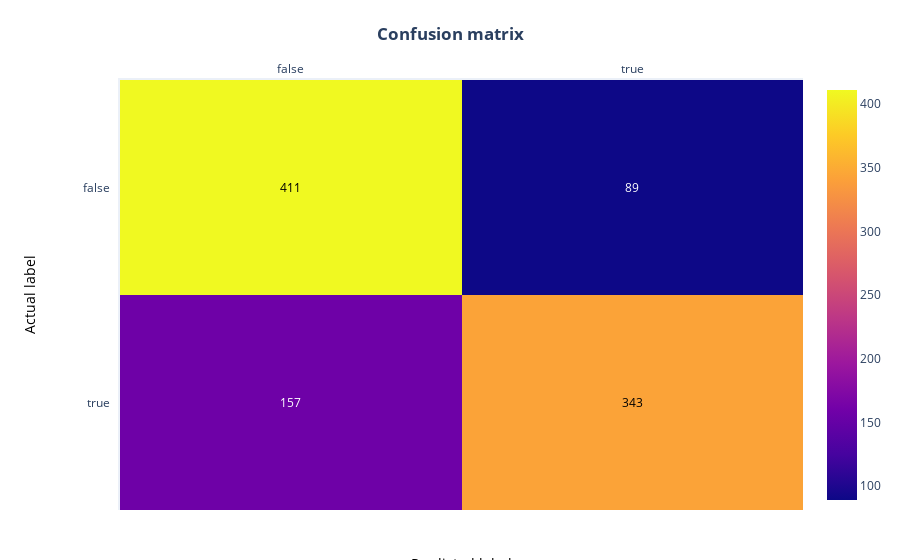

The code cell stored with this chart in its notebook:
### Markdown cell above
Como era de esperar, vemos una caída notable en la precisión al usar un conjunto diferente. Nuevamente, analicemos visualmente su rendimiento:

### Code cell
# plot new confusion matrix
# Create the list of unique labels in the test set to use in our plot
unique_targets = sorted(list(balanced_dataset["is_hiker"].unique()))

# Convert values to lower case so the plot code can count the outcomes
x = y = [str(s).lower() for s in unique_targets]

# Plot the matrix above as a heatmap with annotations (values) in its cells
fig = ff.create_annotated_heatmap(cm, x, y)

# Set titles and ordering
fig.update_layout(  title_text="<b>Confusion matrix</b>", 
                    yaxis = dict(categoryorder = "category descending")
                    )

fig.add_annotation(dict(font=dict(color="black",size=14),
                        x=0.5,
                        y=-0.15,
                        showarrow=False,
                        text="Predicted label",
                        xref="paper",
                        yref="paper"))

fig.add_annotation(dict(font=dict(color="black",size=14),
                        x=-0.15,
                        y=0.5,
                        showarrow=False,
                        text="Actual label",
                        textangle=-90,
                        xref="paper",
                        yref="paper"))

# We need margins so the titles fit
fig.update_layout(margin=dict(t=80, r=20, l=120, b=50))
fig['data'][0]['showscale'] = True
fig.show()

### Figure 1 — Plotly figure (JSON) as saved in the notebook; plotly's stock layout.template omitted (floating-point values rounded to 4 significant figures)
{"data": [{"colorscale": [[0, "#0d0887"], [0.1111, "#46039f"], [0.2222, "#7201a8"], [0.3333, "#9c179e"], [0.4444, "#bd3786"], [0.5556, "#d8576b"], [0.6667, "#ed7953"], [0.7778, "#fb9f3a"], [0.8889, "#fdca26"], [1, "#f0f921"]], "reversescale": false, "showscale": true, "type": "heatmap", "x": ["false", "true"], "y": ["false", "true"], "z": [[411, 89], [157, 343]]}], "layout": {"annotations": [{"font": {"color": "#000000"}, "showarrow": false, "text": "411", "x": "false", "xref": "x", "y": "false", "yref": "y"}, {"font": {"color": "#FFFFFF"}, "showarrow": false, "text": "89", "x": "true", "xref": "x", "y": "false", "yref": "y"}, {"font": {"color": "#FFFFFF"}, "showarrow": false, "text": "157", "x": "false", "xref": "x", "y": "true", "yref": "y"}, {"font": {"color": "#000000"}, "showarrow": false, "text": "343", "x": "true", "xref": "x", "y": "true", "yref": "y"}, {"font": {"color": "black", "size": 14}, "showarrow": false, "text": "Predicted label", "x": 0.5, "xref": "paper", "y": -0.15, "yref": "paper"}, {"font": {"color": "black", "size": 14}, "showarrow": false, "text": "Actual label", "textangle": -90, "x": -0.15, "xref": "paper", "y": 0.5, "yref": "paper"}], "margin": {"b": 50, "l": 120, "r": 20, "t": 80}, "title": {"text": "<b>Confusion matrix</b>"}, "xaxis": {"dtick": 1, "gridcolor": "rgb(0, 0, 0)", "side": "top", "ticks": ""}, "yaxis": {"categoryorder": "category descending", "dtick": 1, "ticks": "", "ticksuffix": "  "}}}
